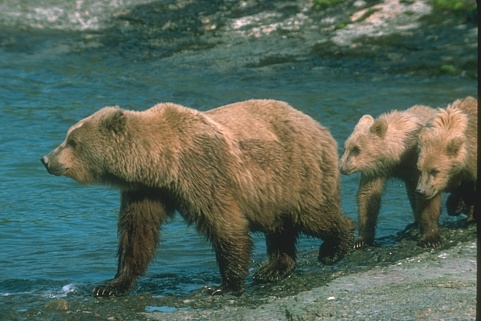
%> input picture Ceng466-FundamentalsOfImageProcessing/the3/CENG466_THE3_Images/CENG466_THE3_Part2/100075.jpg, 481 x 321 px; its folder holds only this picture in this run
$ octave part2.m   (GNU Octave 9; MATLAB toolbox functions it lacks are replaced by stand-ins)
%> lines starting %> are read from the running program, lines starting %| are printed output that depends on the picture; in (x1, y1, x2, y2) boxes, pixels count from 0 and x2, y2 are one past the last pixel; in counts of white or black regions, pixels touching at a corner belong together; the program's own positions count from 1
%> further down, image is the input picture: size 321x481x3 uint8; mean R, G, B 84.4, 101.7, 89.2
### Ceng466-FundamentalsOfImageProcessing/the3/segmentation1.m
%{
    Necla Nur Akalın    2171148
    Ayşenur Bülbül      2171403
%}

% Threshold Based Segmentation Algorithm

function [result] = segmentation1(image)

blackAndWhite = im2bw(image, graythresh(image));
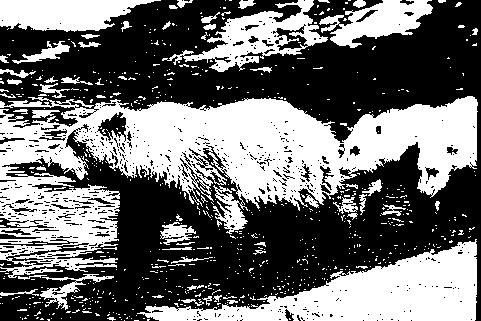
%> blackAndWhite: size 321x481 logical; 43.4% white; 720 white regions (658 under 20 px), largest, box (x1, y1, x2, y2) and area: (0, 96, 478, 278) 37741, (137, 239, 477, 321) 12150, (162, 0, 328, 72) 4002
CC = bwconncomp(blackAndWhite);
%> CC = 720 connected components
result = labelmatrix(CC);
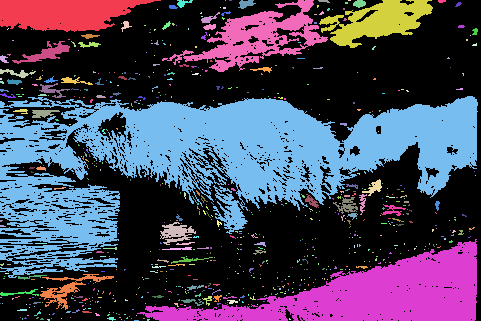
%> result: size 321x481 uint16; 721 distinct labels, from 0 to 720; one colour per label, 0 black
result = label2rgb(result);
%> result: size 321x481x3 uint8

end

### Ceng466-FundamentalsOfImageProcessing/the3/segmentation2.m
%{
    Necla Nur Akalın    2171148
    Ayşenur Bülbül      2171403
%}

% K-based Segmentation Algorithm

function [result] = segmentation1(image, k, cs)
%> called with k = 4, cs = [0.844; 0.758; 0.421; 0.259]


gray_image = rgb2gray(image);
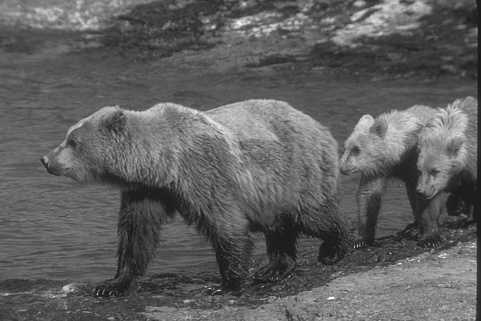
%> gray_image: size 321x481 uint8; min 18, max 254, mean 95.1
gray_image = im2double(gray_image);
%> gray_image: size 321x481 double

height = size(gray_image, 1);
%> height = 321
width = size(gray_image, 2);
%> width = 481

pcs=cs;

D = zeros(height, width, k);

tsmld = [];
eps = 1.e-5;
cmx = 1;
i = 0;

while (i < 50 && eps < cmx)

    for c=1:k
      D(:,:,c) = (gray_image - cs(c)).^2 ;
    end

    [mv,ML] = min(D,[],3);

    for c=1:k
      I = (ML==c);
      cs(c) = mean(mean(gray_image(I)));
    end

    cmx = max(abs(cs-pcs));
    pcs = cs;

    i = i+1;

    tsmld = [tsmld; sum(mv(:))];

end
%> this loop made 18 passes
%> (cmx, pcs, tsmld) on passes 1 to 7: (0.0951, [0.839; 0.663; 0.431; 0.253], 792), (0.0487, [0.79; 0.623; 0.421; 0.256], [792; 600]), (0.0349, [0.755; 0.595; 0.41; 0.253], [792; 600; 524]), (0.0226, [0.733; 0.574; 0.398; 0.247], [792; 600; 524; 466.8]), (0.0187, [0.715; 0.555; 0.388; 0.241], [792; 600; 524; 466.8; 419.8]), (0.0119, [0.704; 0.543; 0.38; 0.235], [792; 600; 524; 466.8; 419.8; 384.3]), (0.0118, [0.692; 0.532; 0.374; 0.23], [792; 600; 524; 466.8; 419.8; 384.3; 363.4])
%> (cmx, pcs) on passes 10 to 15: (0.00408, [0.674; 0.512; 0.361; 0.219]), (0.0039, [0.671; 0.508; 0.358; 0.216]), (0.00399, [0.668; 0.504; 0.357; 0.216]), (0.00423, [0.665; 0.499; 0.356; 0.216]), (0.00296, [0.662; 0.498; 0.354; 0.214]), (0.00402, [0.659; 0.494; 0.353; 0.214])
%> pass 1, in segmentation1, `[mv,ML] = min(D,[],3);`:
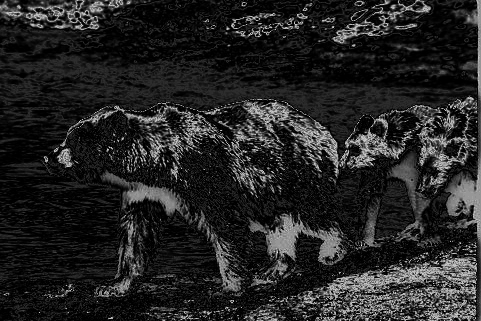
%> mv: size 321x481 double; min 8.69e-09, max 0.0355, mean 0.00513; drawn with min black and max white
%> pass 1, in segmentation1, `[mv,ML] = min(D,[],3);`:
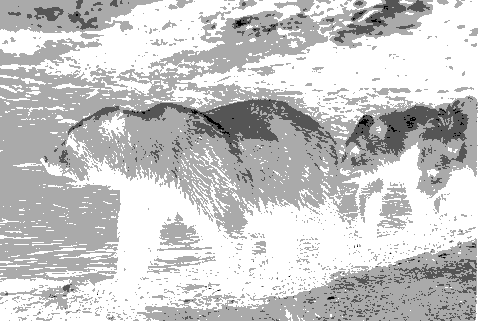
%> ML: size 321x481 double; min 1, max 4, mean 3.35; drawn with min black and max white
%> after the loop:
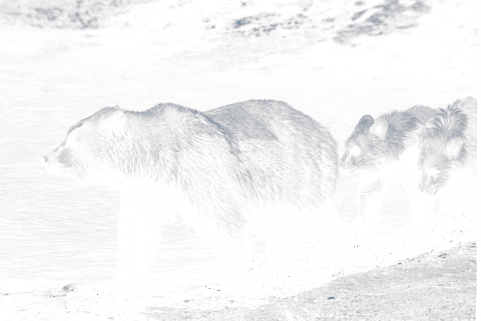
%> D: size 321x481x4 double; mean R, G, B, A 0.1, 0.0332, 0.02, 0.0449; transparent parts drawn white
%> after the loop, cs = [0.656; 0.49; 0.352; 0.214]; i = 18; tsmld = 18 values, max 792 at index 1, min 321.6 at index 18, mean 398

colors = hsv(k);
result = colors(ML,:);
result =reshape(result, height, width, 3);
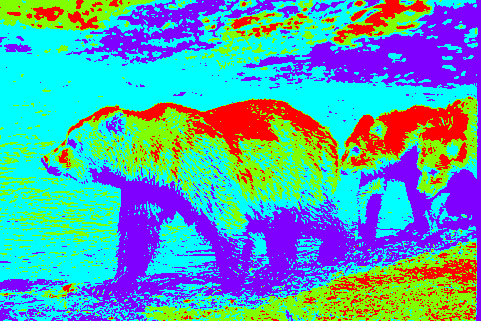
%> result: size 321x481x3 double; mean R, G, B 0.332, 0.637, 0.698

end


### Ceng466-FundamentalsOfImageProcessing/the3/part2.m
%{
    Necla Nur Akalın    2171148
    Ayşenur Bülbül      2171403
%}

clear;
clc;

mkdir 'Segmentation_results_algo1'
mkdir 'Segmentation_results_algo2'

sourceDir = 'CENG466_THE3_Part2';

destDir1 = 'Segmentation_results_algo1';
destDir2 = 'Segmentation_results_algo2';

imageFiles = dir(fullfile(sourceDir, '*.jpg'));

for k = 1:numel(imageFiles)
    F = fullfile(sourceDir,imageFiles(k).name);
    image = imread(F);

    algo1_image = segmentation1(image);
    algo2_image = segmentation2(image, 4, rand(4, 1));

    dest1Fullname = fullfile(destDir1,imageFiles(k).name);
    dest2Fullname = fullfile(destDir2,imageFiles(k).name);

    imwrite(algo1_image, dest1Fullname);
    imwrite(algo2_image, dest2Fullname);
end

$ run again, on Ceng466-FundamentalsOfImageProcessing/the3/CENG466_THE3_Images/CENG466_THE3_Part2/106025.jpg
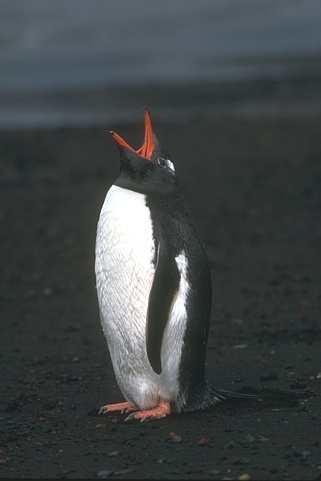
%> input picture Ceng466-FundamentalsOfImageProcessing/the3/CENG466_THE3_Images/CENG466_THE3_Part2/106025.jpg, 321 x 481 px
%> image is the input picture: size 481x321x3 uint8; mean R, G, B 65.3, 70.4, 71.2
%> in segmentation1, `blackAndWhite = im2bw(image, graythresh(image));`:
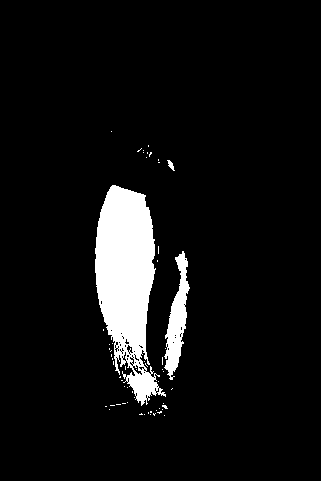
%> blackAndWhite: size 481x321 logical; 6.9% white; 58 white regions (55 under 20 px), largest, box (x1, y1, x2, y2) and area: (95, 185, 166, 406) 9004, (164, 251, 190, 380) 1511, (167, 160, 175, 171) 40
%> CC = 58 connected components
%> the loop in segmentation1, `while (i < 50 && eps < cmx)` made 9 passes
%> (cmx, pcs, tsmld) on passes 1 to 4: (0.0976, [0.942; 0.691; 0.384; 0.204], 842.8), (0.025, [0.947; 0.666; 0.36; 0.195], [842.8; 259.7]), (0.0248, [0.943; 0.641; 0.35; 0.192], [842.8; 259.7; 214.9]), (0.0178, [0.939; 0.624; 0.347; 0.192], [842.8; 259.7; 214.9; 205.4])
%> after the loop in segmentation1, `while (i < 50 && eps < cmx)`: cs = [0.93; 0.592; 0.342; 0.191]; i = 9
%> in segmentation1, `result =reshape(result, height, width, 3);`:
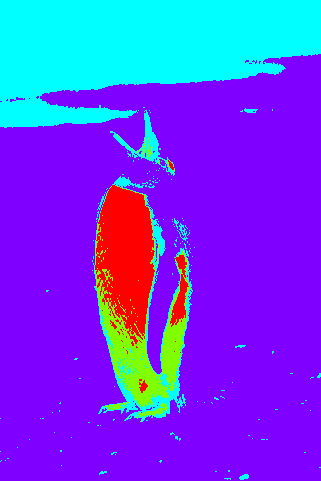
%> result: size 481x321x3 double; mean R, G, B 0.418, 0.243, 0.921

$ run again, on Ceng466-FundamentalsOfImageProcessing/the3/CENG466_THE3_Images/CENG466_THE3_Part2/108041.jpg
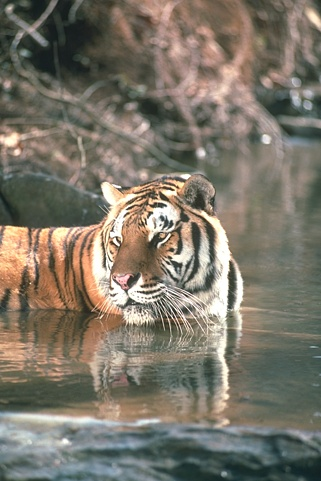
%> input picture Ceng466-FundamentalsOfImageProcessing/the3/CENG466_THE3_Images/CENG466_THE3_Part2/108041.jpg, 321 x 481 px
%> image is the input picture: size 481x321x3 uint8; mean R, G, B 124.4, 118.2, 105.3
%> in segmentation1, `blackAndWhite = im2bw(image, graythresh(image));`:
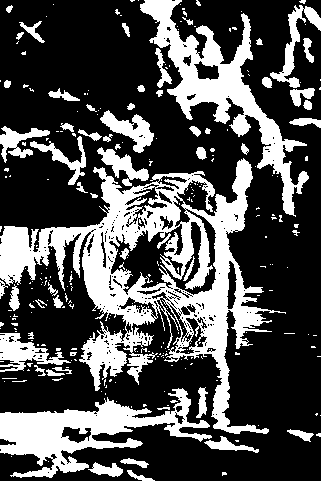
%> blackAndWhite: size 481x321 logical; 31.1% white; 278 white regions (220 under 20 px), largest, box (x1, y1, x2, y2) and area: (0, 158, 286, 434) 22485, (140, 0, 309, 217) 7940, (0, 388, 212, 478) 6908
%> CC = 278 connected components
%> the loop in segmentation1, `while (i < 50 && eps < cmx)` made 12 passes
%> (cmx, pcs, tsmld) on passes 1 to 4: (0.0879, [0.916; 0.67; 0.457; 0.256], 970.5), (0.0244, [0.911; 0.646; 0.455; 0.268], [970.5; 595.9]), (0.0135, [0.902; 0.632; 0.454; 0.274], [970.5; 595.9; 560.7]), (0.00943, [0.894; 0.623; 0.451; 0.274], [970.5; 595.9; 560.7; 548.1])
%> after the loop in segmentation1, `while (i < 50 && eps < cmx)`: cs = [0.873; 0.597; 0.438; 0.268]; i = 12
%> in segmentation1, `result =reshape(result, height, width, 3);`:
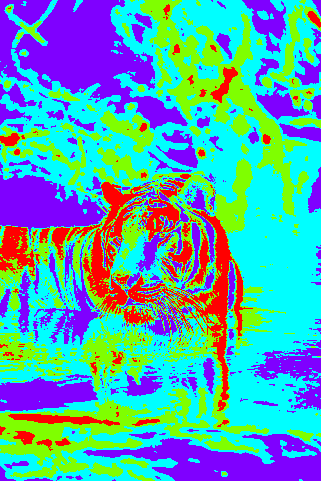
%> result: size 481x321x3 double; mean R, G, B 0.329, 0.653, 0.689

$ run again, on Ceng466-FundamentalsOfImageProcessing/the3/CENG466_THE3_Images/CENG466_THE3_Part2/108073.jpg
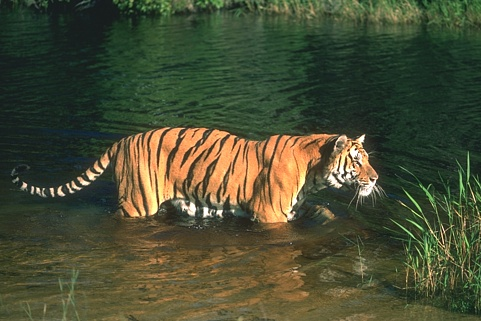
%> input picture Ceng466-FundamentalsOfImageProcessing/the3/CENG466_THE3_Images/CENG466_THE3_Part2/108073.jpg, 481 x 321 px
%> image is the input picture: size 321x481x3 uint8; mean R, G, B 73, 77, 51.9
%> blackAndWhite: size 321x481 logical; 14% white; 646 white regions (565 under 20 px), largest, box (x1, y1, x2, y2) and area: (120, 127, 267, 219) 7700, (251, 134, 339, 230) 3461, (324, 134, 385, 204) 1789
%> CC = 646 connected components
%> the loop in segmentation1, `while (i < 50 && eps < cmx)` made 25 passes
%> (cmx, pcs) on passes 10 to 17: (0.0208, [0.782; 0.544; 0.327; 0.176]), (0.0179, [0.774; 0.526; 0.325; 0.176]), (0.0151, [0.77; 0.511; 0.319; 0.174]), (0.0144, [0.766; 0.496; 0.314; 0.172]), (0.0118, [0.761; 0.484; 0.309; 0.17]), (0.0101, [0.758; 0.474; 0.307; 0.17]), (0.00864, [0.756; 0.466; 0.302; 0.168]), (0.00955, [0.753; 0.456; 0.3; 0.168])
%> after the loop in segmentation1, `while (i < 50 && eps < cmx)`: cs = [0.743; 0.429; 0.285; 0.163]; i = 25; tsmld = 25 values, max 940 at index 1, min 334.6 at index 25, mean 414.3
%> in segmentation1, `result =reshape(result, height, width, 3);`:
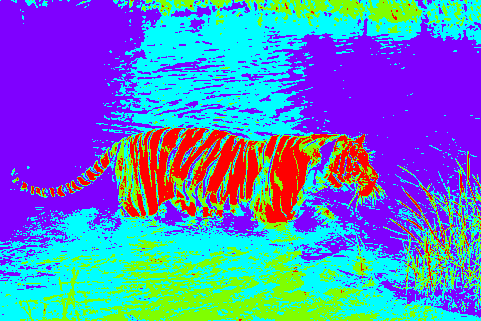
%> result: size 321x481x3 double; mean R, G, B 0.365, 0.489, 0.781
